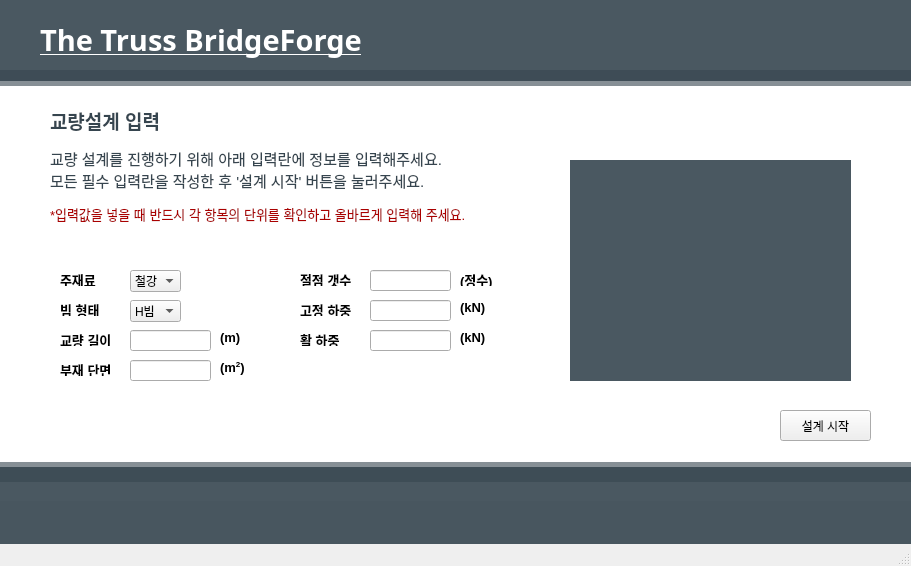
<?xml version="1.0" encoding="UTF-8"?>
<ui version="4.0">
 <class>MainWindow3</class>
 <widget class="QMainWindow" name="MainWindow3">
  <property name="geometry">
   <rect>
    <x>0</x>
    <y>0</y>
    <width>911</width>
    <height>566</height>
   </rect>
  </property>
  <property name="windowTitle">
   <string>MainWindow</string>
  </property>
  <widget class="QWidget" name="centralwidget">
   <widget class="QLineEdit" name="fixedLoadInput">
    <property name="geometry">
     <rect>
      <x>370</x>
      <y>300</y>
      <width>81</width>
      <height>21</height>
     </rect>
    </property>
    <property name="text">
     <string/>
    </property>
    <property name="alignment">
     <set>Qt::AlignmentFlag::AlignRight|Qt::AlignmentFlag::AlignTrailing|Qt::AlignmentFlag::AlignVCenter</set>
    </property>
   </widget>
   <widget class="QLabel" name="label_13">
    <property name="geometry">
     <rect>
      <x>300</x>
      <y>330</y>
      <width>61</width>
      <height>16</height>
     </rect>
    </property>
    <property name="text">
     <string>&lt;html&gt;&lt;head/&gt;&lt;body&gt;&lt;p&gt;&lt;span style=&quot; font-size:10pt; font-weight:700; color:#000000;&quot;&gt;활 하중&lt;/span&gt;&lt;/p&gt;&lt;/body&gt;&lt;/html&gt;</string>
    </property>
   </widget>
   <widget class="QLabel" name="label_4">
    <property name="geometry">
     <rect>
      <x>300</x>
      <y>270</y>
      <width>61</width>
      <height>16</height>
     </rect>
    </property>
    <property name="text">
     <string>&lt;html&gt;&lt;head/&gt;&lt;body&gt;&lt;p&gt;&lt;span style=&quot; font-size:10pt; font-weight:700; color:#000000;&quot;&gt;절점 갯수&lt;/span&gt;&lt;/p&gt;&lt;/body&gt;&lt;/html&gt;</string>
    </property>
   </widget>
   <widget class="QLabel" name="label_12">
    <property name="geometry">
     <rect>
      <x>300</x>
      <y>300</y>
      <width>61</width>
      <height>16</height>
     </rect>
    </property>
    <property name="text">
     <string>&lt;html&gt;&lt;head/&gt;&lt;body&gt;&lt;p&gt;&lt;span style=&quot; font-size:10pt; font-weight:700; color:#000000;&quot;&gt;고정 하중&lt;/span&gt;&lt;/p&gt;&lt;/body&gt;&lt;/html&gt;</string>
    </property>
   </widget>
   <widget class="QLineEdit" name="memberSectionInput">
    <property name="geometry">
     <rect>
      <x>130</x>
      <y>360</y>
      <width>81</width>
      <height>21</height>
     </rect>
    </property>
    <property name="text">
     <string/>
    </property>
    <property name="alignment">
     <set>Qt::AlignmentFlag::AlignRight|Qt::AlignmentFlag::AlignTrailing|Qt::AlignmentFlag::AlignVCenter</set>
    </property>
   </widget>
   <widget class="QLabel" name="label_3">
    <property name="geometry">
     <rect>
      <x>60</x>
      <y>330</y>
      <width>61</width>
      <height>16</height>
     </rect>
    </property>
    <property name="text">
     <string>&lt;html&gt;&lt;head/&gt;&lt;body&gt;&lt;p&gt;&lt;span style=&quot; font-size:10pt; font-weight:700; color:#000000;&quot;&gt;교량 길이&lt;/span&gt;&lt;/p&gt;&lt;/body&gt;&lt;/html&gt;</string>
    </property>
   </widget>
   <widget class="QLineEdit" name="liveLoadInput">
    <property name="geometry">
     <rect>
      <x>370</x>
      <y>330</y>
      <width>81</width>
      <height>21</height>
     </rect>
    </property>
    <property name="text">
     <string/>
    </property>
    <property name="alignment">
     <set>Qt::AlignmentFlag::AlignRight|Qt::AlignmentFlag::AlignTrailing|Qt::AlignmentFlag::AlignVCenter</set>
    </property>
   </widget>
   <widget class="QLabel" name="label_21">
    <property name="geometry">
     <rect>
      <x>-70</x>
      <y>-250</y>
      <width>1011</width>
      <height>751</height>
     </rect>
    </property>
    <property name="styleSheet">
     <string notr="true">background-color: white;
</string>
    </property>
    <property name="text">
     <string/>
    </property>
   </widget>
   <widget class="QLabel" name="label_15">
    <property name="geometry">
     <rect>
      <x>220</x>
      <y>330</y>
      <width>31</width>
      <height>16</height>
     </rect>
    </property>
    <property name="text">
     <string>&lt;html&gt;&lt;head/&gt;&lt;body&gt;&lt;p&gt;&lt;span style=&quot; font-size:10pt; font-weight:700; color:#000000;&quot;&gt;(m)&lt;/span&gt;&lt;/p&gt;&lt;/body&gt;&lt;/html&gt;</string>
    </property>
   </widget>
   <widget class="QLineEdit" name="supportPointsInput">
    <property name="geometry">
     <rect>
      <x>370</x>
      <y>270</y>
      <width>81</width>
      <height>21</height>
     </rect>
    </property>
    <property name="text">
     <string/>
    </property>
    <property name="alignment">
     <set>Qt::AlignmentFlag::AlignRight|Qt::AlignmentFlag::AlignTrailing|Qt::AlignmentFlag::AlignVCenter</set>
    </property>
   </widget>
   <widget class="QLabel" name="label_11">
    <property name="geometry">
     <rect>
      <x>60</x>
      <y>270</y>
      <width>61</width>
      <height>16</height>
     </rect>
    </property>
    <property name="text">
     <string>&lt;html&gt;&lt;head/&gt;&lt;body&gt;&lt;p&gt;&lt;span style=&quot; font-size:10pt; font-weight:700; color:#000000;&quot;&gt;주재료&lt;/span&gt;&lt;/p&gt;&lt;/body&gt;&lt;/html&gt;</string>
    </property>
   </widget>
   <widget class="QLineEdit" name="bridgeLengthInput">
    <property name="geometry">
     <rect>
      <x>130</x>
      <y>330</y>
      <width>81</width>
      <height>21</height>
     </rect>
    </property>
    <property name="text">
     <string/>
    </property>
    <property name="cursorPosition">
     <number>0</number>
    </property>
    <property name="alignment">
     <set>Qt::AlignmentFlag::AlignRight|Qt::AlignmentFlag::AlignTrailing|Qt::AlignmentFlag::AlignVCenter</set>
    </property>
   </widget>
   <widget class="QLabel" name="label_2">
    <property name="geometry">
     <rect>
      <x>60</x>
      <y>300</y>
      <width>61</width>
      <height>16</height>
     </rect>
    </property>
    <property name="text">
     <string>&lt;html&gt;&lt;head/&gt;&lt;body&gt;&lt;p&gt;&lt;span style=&quot; font-size:10pt; font-weight:700; color:#000000;&quot;&gt;빔 형태&lt;/span&gt;&lt;/p&gt;&lt;/body&gt;&lt;/html&gt;</string>
    </property>
   </widget>
   <widget class="QComboBox" name="comboBox">
    <property name="geometry">
     <rect>
      <x>130</x>
      <y>300</y>
      <width>51</width>
      <height>22</height>
     </rect>
    </property>
    <item>
     <property name="text">
      <string>H빔</string>
     </property>
    </item>
    <item>
     <property name="text">
      <string>I빔</string>
     </property>
    </item>
   </widget>
   <widget class="QComboBox" name="materialTypeInput">
    <property name="geometry">
     <rect>
      <x>130</x>
      <y>270</y>
      <width>51</width>
      <height>22</height>
     </rect>
    </property>
    <item>
     <property name="text">
      <string>철강</string>
     </property>
    </item>
   </widget>
   <widget class="QLabel" name="label_5">
    <property name="geometry">
     <rect>
      <x>60</x>
      <y>360</y>
      <width>61</width>
      <height>16</height>
     </rect>
    </property>
    <property name="text">
     <string>&lt;html&gt;&lt;head/&gt;&lt;body&gt;&lt;p&gt;&lt;span style=&quot; font-size:10pt; font-weight:700; color:#000000;&quot;&gt;부재 단면&lt;/span&gt;&lt;/p&gt;&lt;/body&gt;&lt;/html&gt;</string>
    </property>
   </widget>
   <widget class="QLabel" name="label_19">
    <property name="geometry">
     <rect>
      <x>460</x>
      <y>300</y>
      <width>31</width>
      <height>16</height>
     </rect>
    </property>
    <property name="text">
     <string>&lt;html&gt;&lt;head/&gt;&lt;body&gt;&lt;p&gt;&lt;span style=&quot; font-size:10pt; font-weight:700; color:#000000;&quot;&gt;(kN)&lt;/span&gt;&lt;/p&gt;&lt;/body&gt;&lt;/html&gt;</string>
    </property>
   </widget>
   <widget class="QLabel" name="label_14">
    <property name="geometry">
     <rect>
      <x>220</x>
      <y>360</y>
      <width>31</width>
      <height>16</height>
     </rect>
    </property>
    <property name="text">
     <string>&lt;html&gt;&lt;head/&gt;&lt;body&gt;&lt;p&gt;&lt;span style=&quot; font-size:10pt; font-weight:700; color:#000000;&quot;&gt;(m&lt;/span&gt;&lt;span style=&quot; font-size:10pt; font-weight:700; color:#000000; vertical-align:super;&quot;&gt;2&lt;/span&gt;&lt;span style=&quot; font-size:10pt; font-weight:700; color:#000000;&quot;&gt;)&lt;/span&gt;&lt;/p&gt;&lt;/body&gt;&lt;/html&gt;</string>
    </property>
   </widget>
   <widget class="QLabel" name="label_26">
    <property name="geometry">
     <rect>
      <x>710</x>
      <y>-10</y>
      <width>91</width>
      <height>81</height>
     </rect>
    </property>
    <property name="text">
     <string/>
    </property>
    <property name="pixmap">
     <pixmap>../../../../Desktop/33_files/2018888-200.png</pixmap>
    </property>
    <property name="scaledContents">
     <bool>true</bool>
    </property>
   </widget>
   <widget class="QLabel" name="label_10">
    <property name="geometry">
     <rect>
      <x>-20</x>
      <y>600</y>
      <width>1161</width>
      <height>16</height>
     </rect>
    </property>
    <property name="styleSheet">
     <string notr="true">background-color: rgba(54,69,79,0.9);
</string>
    </property>
    <property name="text">
     <string/>
    </property>
   </widget>
   <widget class="QLabel" name="label_22">
    <property name="geometry">
     <rect>
      <x>570</x>
      <y>160</y>
      <width>281</width>
      <height>221</height>
     </rect>
    </property>
    <property name="styleSheet">
     <string notr="true">background-color: rgba(54,69,79,0.9);
</string>
    </property>
    <property name="text">
     <string/>
    </property>
    <property name="pixmap">
     <pixmap resource="resources/Truss2.qrc">:/newPrefix/DT3.jpg</pixmap>
    </property>
    <property name="scaledContents">
     <bool>true</bool>
    </property>
   </widget>
   <widget class="QLabel" name="label_16">
    <property name="geometry">
     <rect>
      <x>0</x>
      <y>70</y>
      <width>911</width>
      <height>16</height>
     </rect>
    </property>
    <property name="styleSheet">
     <string notr="true">background-color: rgba(54,69,79,0.6);
</string>
    </property>
    <property name="text">
     <string/>
    </property>
   </widget>
   <widget class="QLabel" name="label_7">
    <property name="geometry">
     <rect>
      <x>-130</x>
      <y>-540</y>
      <width>1041</width>
      <height>621</height>
     </rect>
    </property>
    <property name="styleSheet">
     <string notr="true">background-color: rgba(54,69,79,0.9);
</string>
    </property>
    <property name="text">
     <string/>
    </property>
   </widget>
   <widget class="QLabel" name="label_8">
    <property name="geometry">
     <rect>
      <x>40</x>
      <y>20</y>
      <width>321</width>
      <height>41</height>
     </rect>
    </property>
    <property name="font">
     <font>
      <family>맑은 고딕</family>
      <pointsize>15</pointsize>
      <bold>true</bold>
      <strikeout>false</strikeout>
     </font>
    </property>
    <property name="styleSheet">
     <string notr="true">color: white;</string>
    </property>
    <property name="text">
     <string>&lt;html&gt;&lt;head/&gt;&lt;body&gt;&lt;p&gt;&lt;span style=&quot; font-size:22pt; text-decoration: underline;&quot;&gt;The Truss BridgeForge&lt;/span&gt;&lt;/p&gt;&lt;/body&gt;&lt;/html&gt;</string>
    </property>
   </widget>
   <widget class="QLabel" name="label_23">
    <property name="geometry">
     <rect>
      <x>50</x>
      <y>100</y>
      <width>591</width>
      <height>131</height>
     </rect>
    </property>
    <property name="styleSheet">
     <string notr="true">color: rgba(54,69,79);</string>
    </property>
    <property name="text">
     <string>&lt;!DOCTYPE HTML PUBLIC &quot;-//W3C//DTD HTML 4.0//EN&quot; &quot;http://www.w3.org/TR/REC-html40/strict.dtd&quot;&gt;
&lt;html&gt;&lt;head&gt;&lt;meta name=&quot;qrichtext&quot; content=&quot;1&quot; /&gt;&lt;meta charset=&quot;utf-8&quot; /&gt;&lt;style type=&quot;text/css&quot;&gt;
p, li { white-space: pre-wrap; }
hr { height: 1px; border-width: 0; }
li.unchecked::marker { content: &quot;\2610&quot;; }
li.checked::marker { content: &quot;\2612&quot;; }
&lt;/style&gt;&lt;/head&gt;&lt;body style=&quot; font-family:'맑은 고딕'; font-size:9pt; font-weight:400; font-style:normal;&quot;&gt;
&lt;p style=&quot; margin-top:12px; margin-bottom:12px; margin-left:0px; margin-right:0px; -qt-block-indent:0; text-indent:0px;&quot;&gt;&lt;span style=&quot; font-size:14pt; font-weight:700;&quot;&gt;교량설계 입력&lt;/span&gt;&lt;/p&gt;
&lt;p style=&quot; margin-top:12px; margin-bottom:12px; margin-left:0px; margin-right:0px; -qt-block-indent:0; text-indent:0px;&quot;&gt;&lt;span style=&quot; font-size:11pt;&quot;&gt;교량 설계를 진행하기 위해 아래 입력란에 정보를 입력해주세요.&lt;br /&gt;모든 필수 입력란을 작성한 후 '설계 시작' 버튼을 눌러주세요.&lt;/span&gt;&lt;span style=&quot; font-size:6pt;&quot;&gt; &lt;/span&gt;&lt;/p&gt;
&lt;p style=&quot; margin-top:12px; margin-bottom:12px; margin-left:0px; margin-right:0px; -qt-block-indent:0; text-indent:0px;&quot;&gt;&lt;span style=&quot; font-size:10pt; color:#aa0000;&quot;&gt;*입력값을 넣을 때 반드시 각 항목의 단위를 확인하고 올바르게 입력해 주세요.&lt;/span&gt;&lt;/p&gt;&lt;/body&gt;&lt;/html&gt;</string>
    </property>
    <property name="scaledContents">
     <bool>true</bool>
    </property>
   </widget>
   <widget class="QLabel" name="label_20">
    <property name="geometry">
     <rect>
      <x>460</x>
      <y>330</y>
      <width>31</width>
      <height>16</height>
     </rect>
    </property>
    <property name="text">
     <string>&lt;html&gt;&lt;head/&gt;&lt;body&gt;&lt;p&gt;&lt;span style=&quot; font-size:10pt; font-weight:700; color:#000000;&quot;&gt;(kN)&lt;/span&gt;&lt;/p&gt;&lt;/body&gt;&lt;/html&gt;</string>
    </property>
   </widget>
   <widget class="QLabel" name="label_17">
    <property name="geometry">
     <rect>
      <x>460</x>
      <y>270</y>
      <width>41</width>
      <height>16</height>
     </rect>
    </property>
    <property name="styleSheet">
     <string notr="true"/>
    </property>
    <property name="text">
     <string>&lt;html&gt;&lt;head/&gt;&lt;body&gt;&lt;p&gt;&lt;span style=&quot; font-size:10pt; font-weight:700; color:#000000;&quot;&gt;(정수)&lt;/span&gt;&lt;/p&gt;&lt;/body&gt;&lt;/html&gt;</string>
    </property>
   </widget>
   <widget class="QPushButton" name="pushButton">
    <property name="geometry">
     <rect>
      <x>780</x>
      <y>410</y>
      <width>91</width>
      <height>31</height>
     </rect>
    </property>
    <property name="text">
     <string>설계 시작</string>
    </property>
   </widget>
   <widget class="QLabel" name="label_18">
    <property name="geometry">
     <rect>
      <x>-20</x>
      <y>462</y>
      <width>931</width>
      <height>20</height>
     </rect>
    </property>
    <property name="styleSheet">
     <string notr="true">background-color: rgba(54,69,79,0.6);
</string>
    </property>
    <property name="text">
     <string/>
    </property>
   </widget>
   <widget class="QLabel" name="label_9">
    <property name="geometry">
     <rect>
      <x>0</x>
      <y>467</y>
      <width>911</width>
      <height>161</height>
     </rect>
    </property>
    <property name="styleSheet">
     <string notr="true">background-color: rgba(54,69,79,0.9);
</string>
    </property>
    <property name="text">
     <string/>
    </property>
   </widget>
   <zorder>label_21</zorder>
   <zorder>label_18</zorder>
   <zorder>label_7</zorder>
   <zorder>label_16</zorder>
   <zorder>label_8</zorder>
   <zorder>label_26</zorder>
   <zorder>label_10</zorder>
   <zorder>supportPointsInput</zorder>
   <zorder>bridgeLengthInput</zorder>
   <zorder>comboBox</zorder>
   <zorder>label_2</zorder>
   <zorder>label_19</zorder>
   <zorder>label_17</zorder>
   <zorder>label_12</zorder>
   <zorder>label_13</zorder>
   <zorder>label_14</zorder>
   <zorder>liveLoadInput</zorder>
   <zorder>label_11</zorder>
   <zorder>label_4</zorder>
   <zorder>label_15</zorder>
   <zorder>label_20</zorder>
   <zorder>fixedLoadInput</zorder>
   <zorder>label_5</zorder>
   <zorder>label_3</zorder>
   <zorder>memberSectionInput</zorder>
   <zorder>materialTypeInput</zorder>
   <zorder>label_22</zorder>
   <zorder>pushButton</zorder>
   <zorder>label_23</zorder>
   <zorder>label_9</zorder>
  </widget>
  <widget class="QMenuBar" name="menubar">
   <property name="geometry">
    <rect>
     <x>0</x>
     <y>0</y>
     <width>911</width>
     <height>33</height>
    </rect>
   </property>
  </widget>
  <widget class="QStatusBar" name="statusbar"/>
 </widget>
 <tabstops>
  <tabstop>materialTypeInput</tabstop>
  <tabstop>supportPointsInput</tabstop>
  <tabstop>comboBox</tabstop>
  <tabstop>fixedLoadInput</tabstop>
  <tabstop>bridgeLengthInput</tabstop>
  <tabstop>liveLoadInput</tabstop>
  <tabstop>memberSectionInput</tabstop>
  <tabstop>pushButton</tabstop>
 </tabstops>
 <resources>
  <include location="resources/Truss2.qrc"/>
  <include location="resources/Truss2.qrc"/>
  <include location="resources/Truss2.qrc"/>
 </resources>
 <connections/>
</ui>
